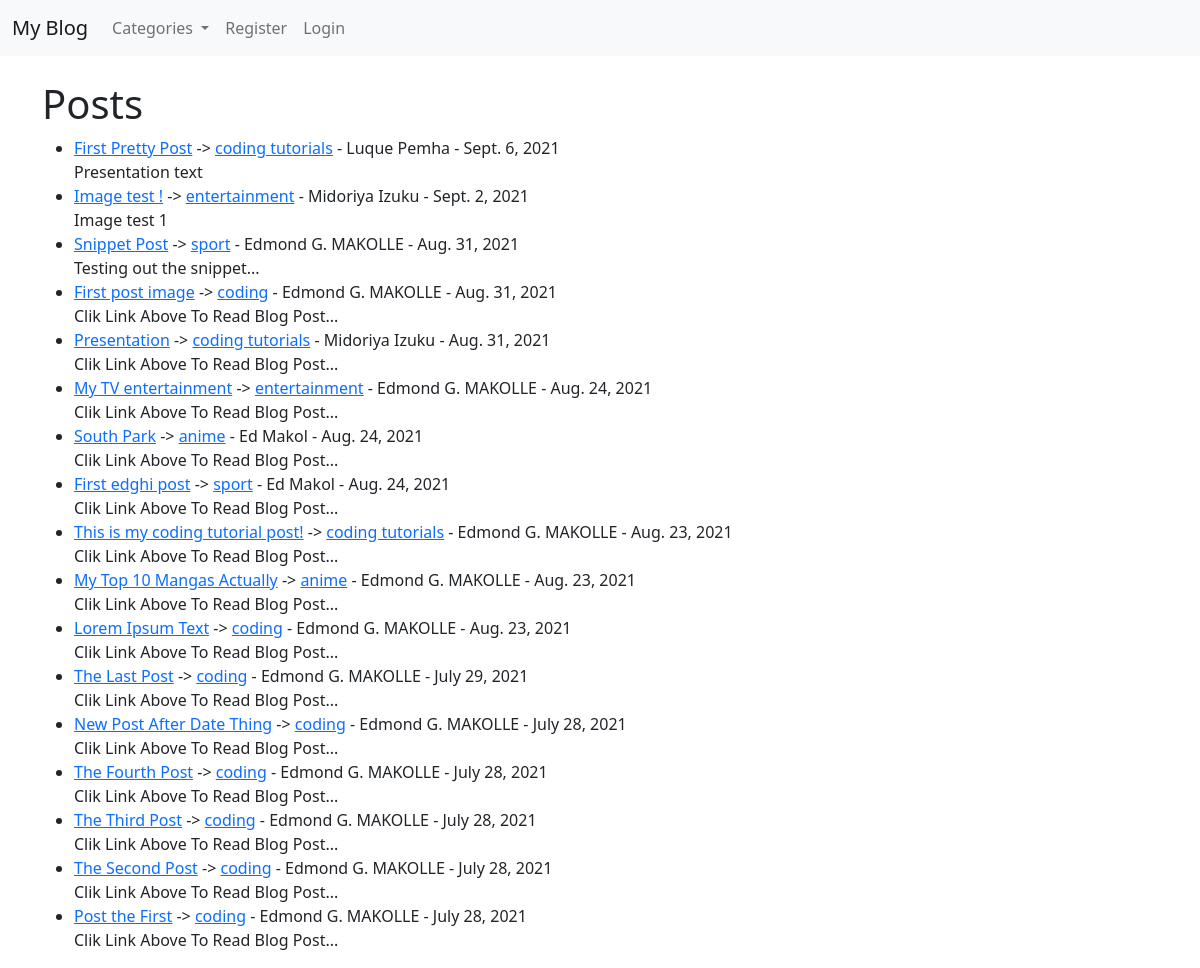
The page / on the database its author committed.
### theblog/models.py (models this page shows, shortened)
class Post (models.Model):
    title = models.CharField(max_length=255)
    header_image = models.ImageField(blank=True, null=True, upload_to="images/")
    author = models.ForeignKey(User, on_delete=models.CASCADE)
    body = RichTextField(blank=True, null=True)
    post_date = models.DateField(auto_now_add=True)
    category = models.CharField(max_length=255, default='coding')
    snippet = models.CharField(max_length=255)
    likes = models.ManyToManyField(User, related_name='blog_posts')

### theblog/views.py (the view)
# urls.py: path('', HomeView.as_view(), name="home"),
class HomeView(ListView):
    model = Post
    template_name = 'home.html'
    ordering = ['-id']  # Permet d'ordonner les Postes, ici c'est du plus recent au plus ancien
    """ Cette fonction permet de recuperer toutes les categories et de les afficher (dropdown) dans la
    vue choisit (ici HomeView) """
    def get_context_data(self, *args, **kwargs):
        cat_menu = Category.objects.all()
        context = super(HomeView, self).get_context_data(*args, **kwargs)
        context["cat_menu"] = cat_menu
        return context

### theblog/models.py (called while the page is built)
    def __str__(self):
        return self.name

### theblog/templates/home.html (shortened to what this page needs)
{% extends 'base.html' %}
{% block content %}
    <h1>Posts</h1>
    <ul>
        {% for post in object_list %}
            <li>
                <a href="{% url 'article-detail' post.pk %}">{{ post.title}}</a> ->
                <a href="{% url 'category' post.category|slugify %}">{{ post.category}}</a> -
                {{ post.author.first_name }} {{ post.author.last_name }} -
                {{ post.post_date }}
                <br>
                {{ post.snippet }}
                <br>
            </li>
        {% endfor %}
    </ul>
{% endblock %}

### rows shown on the page
Post: title "First Pretty Post", category "coding tutorials", author.first_name "Luque", author.last_name "Pemha", post_date "Sept. 6, 2021", snippet "Presentation text"
Post: title "Image test !", category "entertainment", author.first_name "Midoriya", author.last_name "Izuku", post_date "Sept. 2, 2021", snippet "Image test 1"
Post: title "Snippet Post", category "sport", author.first_name "Edmond G.", author.last_name "MAKOLLE", post_date "Aug. 31, 2021", snippet "Testing out the snippet..."
Post: title "First post image", category "coding", author.first_name "Edmond G.", author.last_name "MAKOLLE", post_date "Aug. 31, 2021", snippet "Clik Link Above To Read Blog Post..."
Post: title "Presentation", category "coding tutorials", author.first_name "Midoriya", author.last_name "Izuku", post_date "Aug. 31, 2021", snippet "Clik Link Above To Read Blog Post..."
Post: title "My TV entertainment", category "entertainment", author.first_name "Edmond G.", author.last_name "MAKOLLE", post_date "Aug. 24, 2021", snippet "Clik Link Above To Read Blog Post..."
Post: title "South Park", category "anime", author.first_name "Ed", author.last_name "Makol", post_date "Aug. 24, 2021", snippet "Clik Link Above To Read Blog Post..."
Post: title "First edghi post", category "sport", author.first_name "Ed", author.last_name "Makol", post_date "Aug. 24, 2021", snippet "Clik Link Above To Read Blog Post..."
Post: title "This is my coding tutorial post!", category "coding tutorials", author.first_name "Edmond G.", author.last_name "MAKOLLE", post_date "Aug. 23, 2021", snippet "Clik Link Above To Read Blog Post..."
Post: title "My Top 10 Mangas Actually", category "anime", author.first_name "Edmond G.", author.last_name "MAKOLLE", post_date "Aug. 23, 2021", snippet "Clik Link Above To Read Blog Post..."
Post: title "Lorem Ipsum Text", category "coding", author.first_name "Edmond G.", author.last_name "MAKOLLE", post_date "Aug. 23, 2021", snippet "Clik Link Above To Read Blog Post..."
Post: title "The Last Post", category "coding", author.first_name "Edmond G.", author.last_name "MAKOLLE", post_date "July 29, 2021", snippet "Clik Link Above To Read Blog Post..."
Post: title "New Post After Date Thing", category "coding", author.first_name "Edmond G.", author.last_name "MAKOLLE", post_date "July 28, 2021", snippet "Clik Link Above To Read Blog Post..."
Post: title "The Fourth Post", category "coding", author.first_name "Edmond G.", author.last_name "MAKOLLE", post_date "July 28, 2021", snippet "Clik Link Above To Read Blog Post..."
Post: title "The Third Post", category "coding", author.first_name "Edmond G.", author.last_name "MAKOLLE", post_date "July 28, 2021", snippet "Clik Link Above To Read Blog Post..."
Post: title "The Second Post", category "coding", author.first_name "Edmond G.", author.last_name "MAKOLLE", post_date "July 28, 2021", snippet "Clik Link Above To Read Blog Post..."
Post: title "Post the First", category "coding", author.first_name "Edmond G.", author.last_name "MAKOLLE", post_date "July 28, 2021", snippet "Clik Link Above To Read Blog Post..."
